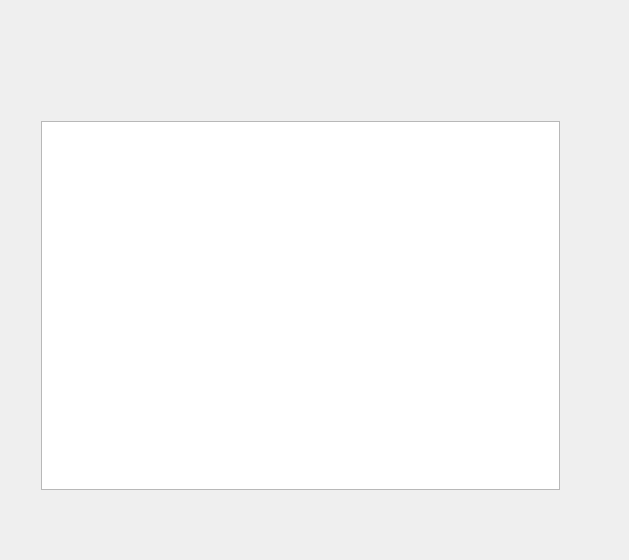
<?xml version="1.0" encoding="UTF-8"?>
<ui version="4.0">
 <class>MainWin</class>
 <widget class="QWidget" name="MainWin">
  <property name="geometry">
   <rect>
    <x>0</x>
    <y>0</y>
    <width>629</width>
    <height>560</height>
   </rect>
  </property>
  <property name="windowTitle">
   <string>MainWin</string>
  </property>
  <widget class="QWidget" name="widget" native="true">
   <property name="geometry">
    <rect>
     <x>30</x>
     <y>110</y>
     <width>541</width>
     <height>391</height>
    </rect>
   </property>
   <layout class="QHBoxLayout" name="horizontalLayout">
    <item>
     <widget class="QTableView" name="tableView"/>
    </item>
   </layout>
  </widget>
 </widget>
 <layoutdefault spacing="6" margin="11"/>
 <resources/>
 <connections/>
</ui>
